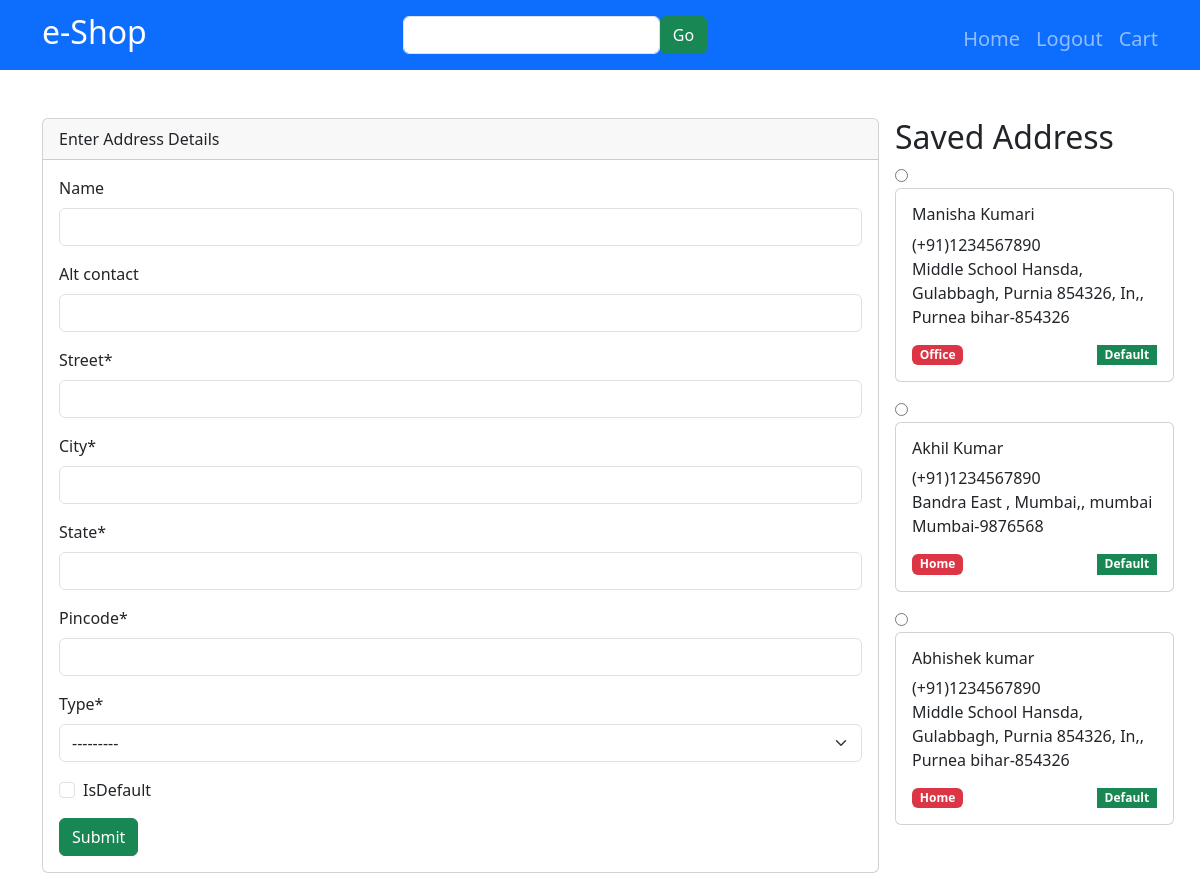
Screenshot of /checkout/ (signed in) with the database file from the repository.
### shop/models.py (models this page shows, shortened)
class Address(models.Model):
    name=models.CharField(max_length=200 ,null=True,blank=True)
    alt_contact=models.CharField(max_length=200,null=True,blank=True)
    street=models.CharField(max_length=200)
    city=models.CharField(max_length=200)
    state=models.CharField(max_length=200)
    pincode=models.IntegerField(max_length=200)
    type=models.CharField(max_length=200,choices=(("Home","Home"),("Office","Office")))
    isDefault=models.BooleanField(default= False)
    user=models.ForeignKey(settings.AUTH_USER_MODEL,on_delete=models.CASCADE)

### shop/views.py (the view, shortened to what this page needs)
# urls.py: path('checkout/',checkout,name='checkout'),
def checkout(r):
    form =AddressForm(r.POST or None)
    addresses=Address.objects.filter(user=r.user)
    return render(r, 'checkout.html',{"form":form,"addresses":addresses})

### shop/forms.py
class AddressForm(forms.ModelForm):
    class Meta:
        model=Address
        exclude=("user",)

### templates/checkout.html (shortened to what this page needs)
{% extends "base.html" %}
{% block content %}
{% load crispy_forms_tags %}
<div class="container d-flex gap-3 mt-5">
    <div class="col-9">
        <div class="card">
            <div class="card-header">Enter Address Details</div>
            <div class="card-body">
                <form action="{% url 'checkout' %}" method="post">
                    {{form|crispy}}
                    <input type="submit" class="btn btn-success">
                </form>
            </div>
        </div>
    </div>
    <div class="col-3">
        <h2>Saved Address</h2>
        <div class="d-flex flex-column gap-2">
            {% for address in addresses %}
            <form action="{% url 'checkoutWithSaveAddress' %}" method="post" enctype="multipart/form-data">
                <label>
                    <input onChange="this.form.submit()" type="radio" name="saved_address" class="card_radio"
                        value="{{address.id}}">
                    <div class="card w-100 mb-2">
                        <div class="card-body radio_body">
                            <h4 class="h6">{{address.name}}</h4>
                            <span>(+91){{address.alt_contact}}</span>
                            <p>{{address.street}},{{address.landmark}}, {{address.city}}
                                {{address.state}}-{{address.pincode}}
                            </p>
                            <div class="d-flex justify-content-between">
                                <span class="badge bg-danger">{{address.get_type_display}}</span>
                                {% if address.isDefault %}
                                <span class="badge bg-success rounded-0">Default</span>
                                {% endif %}
                            </div>
                        </div>
                    </div>
                </label>
            </form>
            {% endfor %}
        </div>
    </div>
</div>
{% endblock content %}

### rows the page displays
Address: name "Manisha Kumari", alt_contact "1234567890", street "Middle School Hansda, Gulabbagh, Purnia 854326, In", city "Purnea", state "bihar", pincode "854326", type "Office", isDefault "Default"
Address: name "Akhil Kumar", alt_contact "1234567890", street "Bandra East , Mumbai", city "mumbai", state "Mumbai", pincode "9876568", type "Home", isDefault "Default"
Address: name "Abhishek kumar", alt_contact "1234567890", street "Middle School Hansda, Gulabbagh, Purnia 854326, In", city "Purnea", state "bihar", pincode "854326", type "Home", isDefault "Default"
